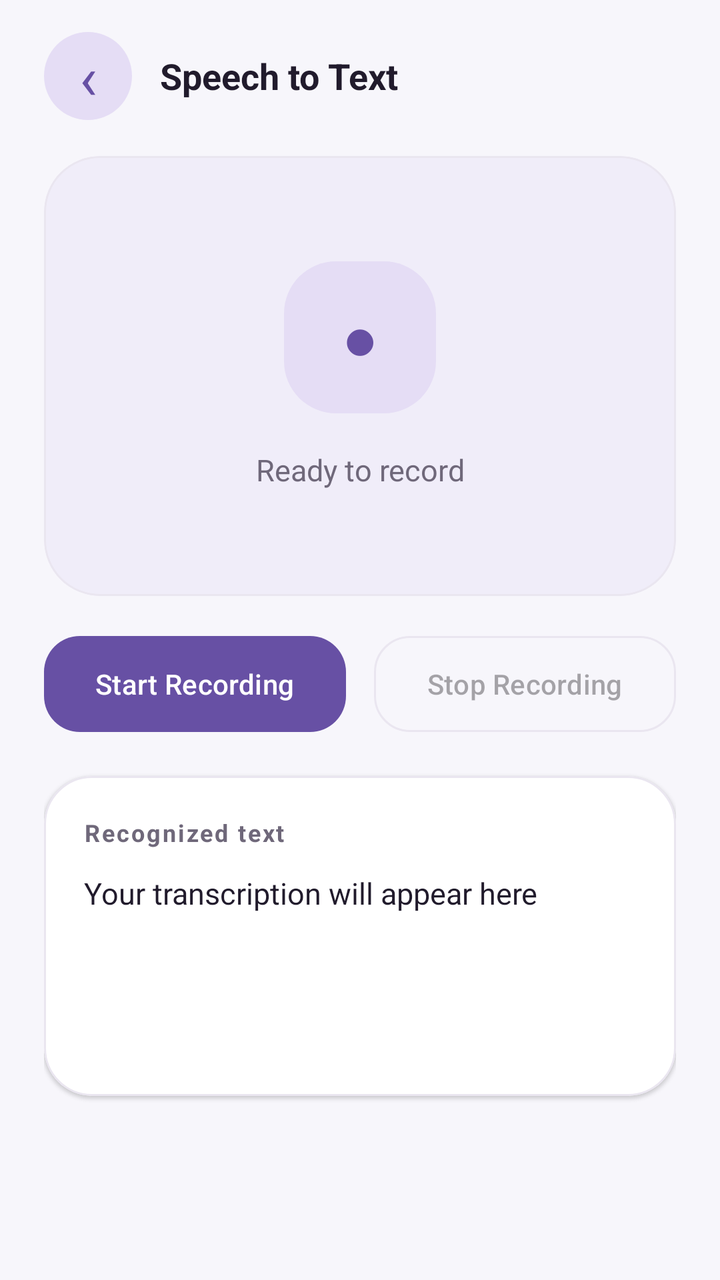
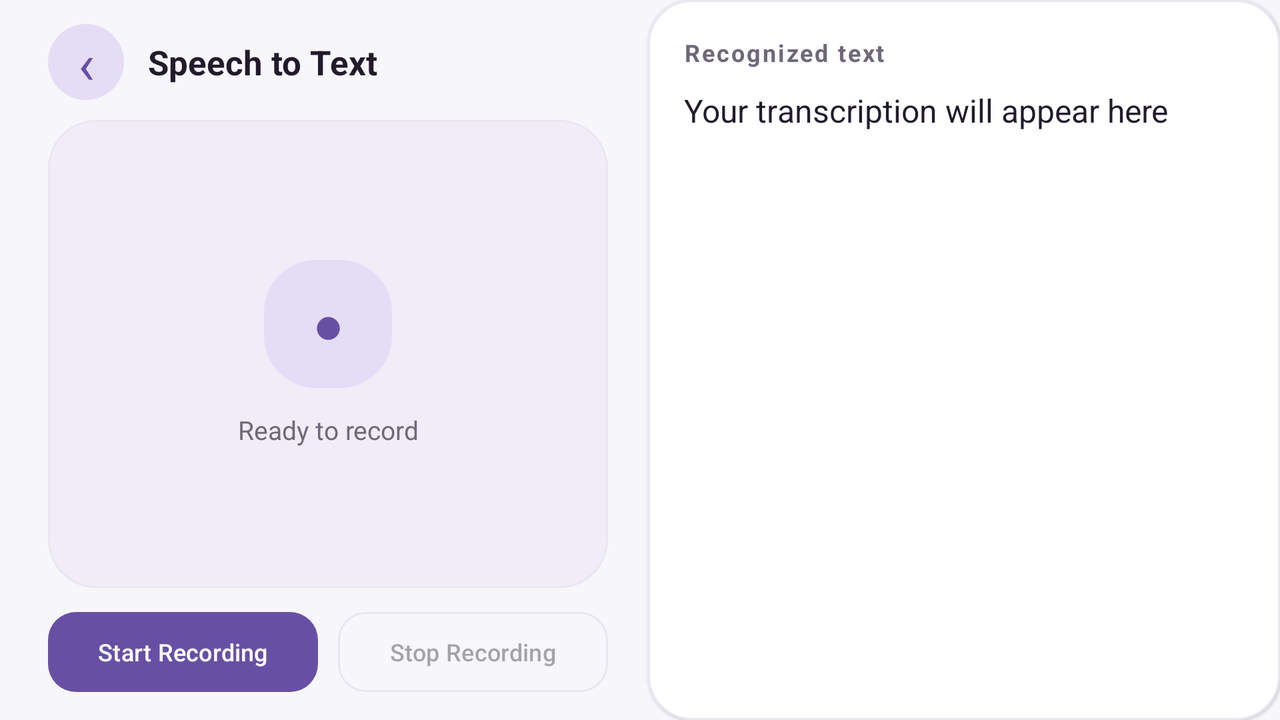

An Android layout and its configuration variant, each rendered on a device that would load it. The default file and the variant file are quoted in full after the pictures.
<!-- AndroidManifest.xml: application theme Theme.M2AIDemo -->
<!-- res/layout/activity_speech_to_text.xml -->
<?xml version="1.0" encoding="utf-8"?>
<ScrollView xmlns:android="http://schemas.android.com/apk/res/android"
    xmlns:app="http://schemas.android.com/apk/res-auto"
    android:id="@+id/speech_root"
    android:layout_width="match_parent"
    android:layout_height="match_parent"
    android:background="@color/page_background"
    android:fillViewport="true">

    <LinearLayout
        android:layout_width="match_parent"
        android:layout_height="wrap_content"
        android:orientation="vertical"
        android:paddingStart="22dp"
        android:paddingTop="16dp"
        android:paddingEnd="22dp"
        android:paddingBottom="32dp">

        <LinearLayout
            android:layout_width="match_parent"
            android:layout_height="wrap_content"
            android:gravity="center_vertical"
            android:orientation="horizontal">

            <TextView
                android:id="@+id/speech_back_button"
                android:layout_width="44dp"
                android:layout_height="44dp"
                android:background="@drawable/icon_backdrop"
                android:clickable="true"
                android:contentDescription="@string/navigate_back"
                android:focusable="true"
                android:gravity="center"
                android:text="‹"
                android:textColor="@color/brand"
                android:textSize="30sp" />

            <TextView
                android:layout_width="wrap_content"
                android:layout_height="wrap_content"
                android:layout_marginStart="14dp"
                android:text="@string/speech_to_text_title"
                android:textColor="@color/text_primary"
                android:textSize="18sp"
                android:textStyle="bold" />
        </LinearLayout>

        <com.google.android.material.card.MaterialCardView
            android:layout_width="match_parent"
            android:layout_height="220dp"
            android:layout_marginTop="18dp"
            app:cardBackgroundColor="@color/image_surface"
            app:cardCornerRadius="28dp"
            app:cardElevation="0dp"
            app:strokeColor="@color/card_stroke"
            app:strokeWidth="1dp">

            <LinearLayout
                android:layout_width="match_parent"
                android:layout_height="match_parent"
                android:gravity="center"
                android:orientation="vertical">

                <TextView
                    android:layout_width="76dp"
                    android:layout_height="76dp"
                    android:background="@drawable/icon_backdrop"
                    android:gravity="center"
                    android:text="●"
                    android:textColor="@color/brand"
                    android:textSize="30sp" />

                <TextView
                    android:id="@+id/speech_status"
                    android:layout_width="match_parent"
                    android:layout_height="wrap_content"
                    android:layout_marginTop="18dp"
                    android:gravity="center"
                    android:text="@string/speech_ready"
                    android:textColor="@color/text_secondary"
                    android:textSize="15sp" />
            </LinearLayout>
        </com.google.android.material.card.MaterialCardView>

        <LinearLayout
            android:layout_width="match_parent"
            android:layout_height="wrap_content"
            android:layout_marginTop="16dp"
            android:orientation="horizontal">

            <com.google.android.material.button.MaterialButton
                android:id="@+id/speech_start_button"
                android:layout_width="0dp"
                android:layout_height="56dp"
                android:layout_marginEnd="7dp"
                android:layout_weight="1"
                android:text="@string/speech_start"
                android:textAllCaps="false"
                android:textSize="14sp"
                app:backgroundTint="@color/brand"
                app:cornerRadius="18dp" />

            <com.google.android.material.button.MaterialButton
                android:id="@+id/speech_stop_button"
                style="@style/Widget.Material3.Button.OutlinedButton"
                android:layout_width="0dp"
                android:layout_height="56dp"
                android:layout_marginStart="7dp"
                android:layout_weight="1"
                android:enabled="false"
                android:text="@string/speech_stop"
                android:textAllCaps="false"
                android:textSize="14sp"
                app:cornerRadius="18dp"
                app:strokeColor="@color/card_stroke"
                app:strokeWidth="1dp" />
        </LinearLayout>

        <com.google.android.material.card.MaterialCardView
            android:layout_width="match_parent"
            android:layout_height="wrap_content"
            android:layout_marginTop="18dp"
            app:cardBackgroundColor="@color/white"
            app:cardCornerRadius="24dp"
            app:cardElevation="1dp"
            app:strokeColor="@color/card_stroke"
            app:strokeWidth="1dp">

            <LinearLayout
                android:layout_width="match_parent"
                android:layout_height="wrap_content"
                android:minHeight="160dp"
                android:orientation="vertical"
                android:padding="20dp">

                <TextView
                    android:layout_width="wrap_content"
                    android:layout_height="wrap_content"
                    android:letterSpacing="0.08"
                    android:text="@string/speech_result_heading"
                    android:textColor="@color/text_secondary"
                    android:textSize="12sp"
                    android:textStyle="bold" />

                <TextView
                    android:id="@+id/speech_result_text"
                    android:layout_width="match_parent"
                    android:layout_height="wrap_content"
                    android:layout_marginTop="12dp"
                    android:text="@string/speech_result_placeholder"
                    android:textColor="@color/text_primary"
                    android:textIsSelectable="true"
                    android:textSize="15sp" />
            </LinearLayout>
        </com.google.android.material.card.MaterialCardView>
    </LinearLayout>
</ScrollView>
<!-- resources referenced by this layout -->
<resources>
  <color name="brand">#6750A4</color>
  <color name="card_stroke">#EAE6F0</color>
  <color name="image_surface">#F0EDF9</color>
  <color name="page_background">#F7F6FB</color>
  <color name="text_primary">#211B2C</color>
  <color name="text_secondary">#6F687A</color>
  <color name="white">#FFFFFFFF</color>
  <!-- drawable icon_backdrop (drawable) -->
  <shape xmlns:android="http://schemas.android.com/apk/res/android"
      android:shape="rectangle">
      <solid android:color="#E5DDF5" />
      <corners android:radius="26dp" />
  </shape>
  <string name="navigate_back">Back</string>
  <string name="speech_ready">Ready to record</string>
  <string name="speech_result_heading">Recognized text</string>
  <string name="speech_result_placeholder">Your transcription will appear here</string>
  <string name="speech_start">Start Recording</string>
  <string name="speech_stop">Stop Recording</string>
  <string name="speech_to_text_title">Speech to Text</string>
  <style name="Theme.M2AIDemo" parent="Base.Theme.M2AIDemo" />
  <style name="Base.Theme.M2AIDemo" parent="Theme.Material3.DayNight.NoActionBar">
          
          
      </style>
</resources>
<!-- res/layout-land/activity_speech_to_text.xml (the repository's variant of the layout above) -->
<!-- drawn on the phone turned sideways -->
<?xml version="1.0" encoding="utf-8"?>
<LinearLayout xmlns:android="http://schemas.android.com/apk/res/android"
    xmlns:app="http://schemas.android.com/apk/res-auto"
    android:id="@+id/speech_root"
    android:layout_width="match_parent"
    android:layout_height="match_parent"
    android:background="@color/page_background"
    android:orientation="horizontal">

    <LinearLayout
        android:layout_width="0dp"
        android:layout_height="match_parent"
        android:layout_weight="1"
        android:orientation="vertical"
        android:paddingStart="24dp"
        android:paddingTop="10dp"
        android:paddingEnd="12dp"
        android:paddingBottom="10dp">

        <LinearLayout
            android:layout_width="match_parent"
            android:layout_height="42dp"
            android:gravity="center_vertical"
            android:orientation="horizontal">

            <TextView
                android:id="@+id/speech_back_button"
                android:layout_width="38dp"
                android:layout_height="38dp"
                android:background="@drawable/icon_backdrop"
                android:clickable="true"
                android:contentDescription="@string/navigate_back"
                android:focusable="true"
                android:gravity="center"
                android:text="‹"
                android:textColor="@color/brand"
                android:textSize="28sp" />

            <TextView
                android:layout_width="wrap_content"
                android:layout_height="wrap_content"
                android:layout_marginStart="12dp"
                android:text="@string/speech_to_text_title"
                android:textColor="@color/text_primary"
                android:textSize="17sp"
                android:textStyle="bold" />
        </LinearLayout>

        <com.google.android.material.card.MaterialCardView
            android:layout_width="match_parent"
            android:layout_height="0dp"
            android:layout_marginTop="8dp"
            android:layout_weight="1"
            app:cardBackgroundColor="@color/image_surface"
            app:cardCornerRadius="24dp"
            app:cardElevation="0dp"
            app:strokeColor="@color/card_stroke"
            app:strokeWidth="1dp">

            <LinearLayout
                android:layout_width="match_parent"
                android:layout_height="match_parent"
                android:gravity="center"
                android:orientation="vertical">

                <TextView
                    android:layout_width="64dp"
                    android:layout_height="64dp"
                    android:background="@drawable/icon_backdrop"
                    android:gravity="center"
                    android:text="●"
                    android:textColor="@color/brand"
                    android:textSize="26sp" />

                <TextView
                    android:id="@+id/speech_status"
                    android:layout_width="match_parent"
                    android:layout_height="wrap_content"
                    android:layout_marginTop="12dp"
                    android:gravity="center"
                    android:text="@string/speech_ready"
                    android:textColor="@color/text_secondary"
                    android:textSize="13sp" />
            </LinearLayout>
        </com.google.android.material.card.MaterialCardView>

        <LinearLayout
            android:layout_width="match_parent"
            android:layout_height="48dp"
            android:layout_marginTop="8dp"
            android:orientation="horizontal">

            <com.google.android.material.button.MaterialButton
                android:id="@+id/speech_start_button"
                android:layout_width="0dp"
                android:layout_height="match_parent"
                android:layout_marginEnd="5dp"
                android:layout_weight="1"
                android:insetLeft="0dp"
                android:insetRight="0dp"
                android:minWidth="0dp"
                android:paddingStart="4dp"
                android:paddingEnd="4dp"
                android:text="@string/speech_start"
                android:textAllCaps="false"
                android:textSize="12sp"
                app:backgroundTint="@color/brand"
                app:cornerRadius="14dp" />

            <com.google.android.material.button.MaterialButton
                android:id="@+id/speech_stop_button"
                style="@style/Widget.Material3.Button.OutlinedButton"
                android:layout_width="0dp"
                android:layout_height="match_parent"
                android:layout_marginStart="5dp"
                android:layout_weight="1"
                android:enabled="false"
                android:insetLeft="0dp"
                android:insetRight="0dp"
                android:minWidth="0dp"
                android:paddingStart="4dp"
                android:paddingEnd="4dp"
                android:text="@string/speech_stop"
                android:textAllCaps="false"
                android:textSize="12sp"
                app:cornerRadius="14dp"
                app:strokeColor="@color/card_stroke"
                app:strokeWidth="1dp" />
        </LinearLayout>
    </LinearLayout>

    <com.google.android.material.card.MaterialCardView
        android:layout_width="0dp"
        android:layout_height="match_parent"
        android:layout_marginStart="8dp"
        android:layout_weight="1"
        android:orientation="vertical"
        android:padding="10dp"
        app:cardBackgroundColor="@color/white"
        app:cardCornerRadius="22dp"
        app:cardElevation="1dp"
        app:strokeColor="@color/card_stroke"
        app:strokeWidth="1dp">

        <LinearLayout
            android:layout_width="match_parent"
            android:layout_height="match_parent"
            android:orientation="vertical"
            android:padding="18dp">

            <TextView
                android:layout_width="wrap_content"
                android:layout_height="wrap_content"
                android:letterSpacing="0.08"
                android:text="@string/speech_result_heading"
                android:textColor="@color/text_secondary"
                android:textSize="12sp"
                android:textStyle="bold" />

            <ScrollView
                android:layout_width="match_parent"
                android:layout_height="0dp"
                android:layout_marginTop="10dp"
                android:layout_weight="1">

                <TextView
                    android:id="@+id/speech_result_text"
                    android:layout_width="match_parent"
                    android:layout_height="wrap_content"
                    android:text="@string/speech_result_placeholder"
                    android:textColor="@color/text_primary"
                    android:textIsSelectable="true"
                    android:textSize="16sp" />
            </ScrollView>
        </LinearLayout>
    </com.google.android.material.card.MaterialCardView>
</LinearLayout>
